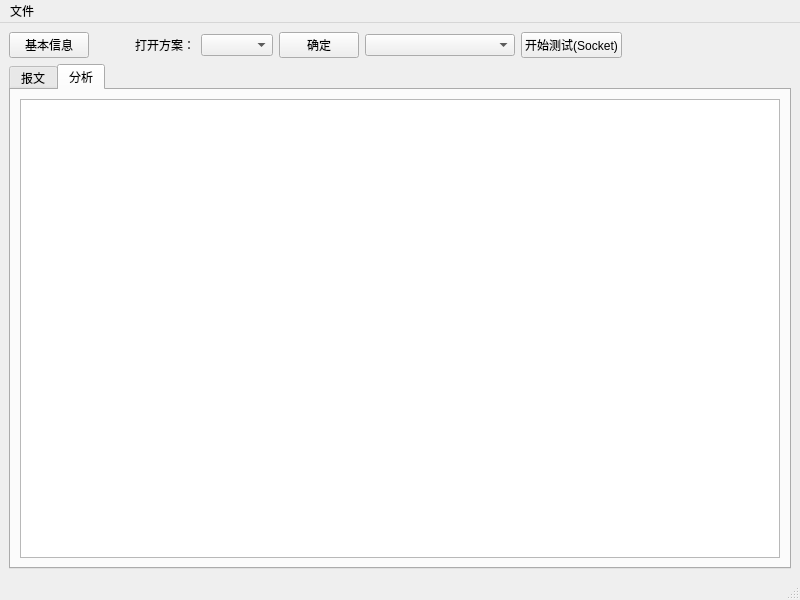
<?xml version="1.0" encoding="UTF-8"?>
<ui version="4.0">
 <class>MainWindow</class>
 <widget class="QMainWindow" name="MainWindow">
  <property name="geometry">
   <rect>
    <x>0</x>
    <y>0</y>
    <width>800</width>
    <height>600</height>
   </rect>
  </property>
  <property name="windowTitle">
   <string>MainWindow</string>
  </property>
  <widget class="QWidget" name="centralwidget">
   <layout class="QVBoxLayout" name="verticalLayout_2">
    <item>
     <layout class="QHBoxLayout" name="horizontalLayout">
      <item>
       <widget class="QPushButton" name="BaseInfoButton">
        <property name="text">
         <string>基本信息</string>
        </property>
       </widget>
      </item>
      <item>
       <spacer name="horizontalSpacer_2">
        <property name="orientation">
         <enum>Qt::Horizontal</enum>
        </property>
        <property name="sizeType">
         <enum>QSizePolicy::Fixed</enum>
        </property>
        <property name="sizeHint" stdset="0">
         <size>
          <width>40</width>
          <height>20</height>
         </size>
        </property>
       </spacer>
      </item>
      <item>
       <widget class="QLabel" name="label">
        <property name="sizePolicy">
         <sizepolicy hsizetype="Fixed" vsizetype="Fixed">
          <horstretch>0</horstretch>
          <verstretch>0</verstretch>
         </sizepolicy>
        </property>
        <property name="minimumSize">
         <size>
          <width>60</width>
          <height>10</height>
         </size>
        </property>
        <property name="text">
         <string>打开方案：</string>
        </property>
       </widget>
      </item>
      <item>
       <widget class="QComboBox" name="planComboBox">
        <property name="currentText" stdset="0">
         <string extracomment="NLY1501_LY_DL645，NLY1501_LY_MBUS"/>
        </property>
        <property name="currentIndex">
         <number>-1</number>
        </property>
       </widget>
      </item>
      <item>
       <widget class="QPushButton" name="planButton">
        <property name="text">
         <string>确定</string>
        </property>
       </widget>
      </item>
      <item>
       <widget class="QComboBox" name="socketComboBox">
        <property name="minimumSize">
         <size>
          <width>150</width>
          <height>0</height>
         </size>
        </property>
       </widget>
      </item>
      <item>
       <widget class="QPushButton" name="startTestButton">
        <property name="text">
         <string>开始测试(Socket)</string>
        </property>
       </widget>
      </item>
      <item>
       <spacer name="horizontalSpacer">
        <property name="orientation">
         <enum>Qt::Horizontal</enum>
        </property>
        <property name="sizeHint" stdset="0">
         <size>
          <width>118</width>
          <height>20</height>
         </size>
        </property>
       </spacer>
      </item>
     </layout>
    </item>
    <item>
     <widget class="QTabWidget" name="tabWidget">
      <property name="currentIndex">
       <number>1</number>
      </property>
      <widget class="QWidget" name="tab_log">
       <attribute name="title">
        <string>报文</string>
       </attribute>
       <layout class="QVBoxLayout" name="verticalLayout">
        <item>
         <layout class="QGridLayout" name="gridLayout" columnstretch="2,1">
          <item row="0" column="0">
           <widget class="QTextEdit" name="RxTextEdit"/>
          </item>
          <item row="0" column="1" rowspan="2">
           <widget class="QTextEdit" name="PlanTextEdit"/>
          </item>
          <item row="1" column="0">
           <widget class="QTextEdit" name="SendTextEdit"/>
          </item>
         </layout>
        </item>
       </layout>
      </widget>
      <widget class="QWidget" name="tab_ana">
       <property name="sizePolicy">
        <sizepolicy hsizetype="Expanding" vsizetype="Expanding">
         <horstretch>0</horstretch>
         <verstretch>0</verstretch>
        </sizepolicy>
       </property>
       <attribute name="title">
        <string>分析</string>
       </attribute>
       <layout class="QVBoxLayout" name="verticalLayout_4">
        <item>
         <layout class="QHBoxLayout" name="horizontalLayout_3" stretch="0">
          <property name="spacing">
           <number>6</number>
          </property>
          <property name="leftMargin">
           <number>0</number>
          </property>
          <item>
           <widget class="QTableWidget" name="AnaTableWidget"/>
          </item>
         </layout>
        </item>
       </layout>
      </widget>
     </widget>
    </item>
   </layout>
  </widget>
  <widget class="QMenuBar" name="menubar">
   <property name="geometry">
    <rect>
     <x>0</x>
     <y>0</y>
     <width>800</width>
     <height>23</height>
    </rect>
   </property>
   <widget class="QMenu" name="menu">
    <property name="title">
     <string>文件</string>
    </property>
    <addaction name="action_2"/>
    <addaction name="action"/>
   </widget>
   <addaction name="menu"/>
  </widget>
  <widget class="QStatusBar" name="statusbar"/>
  <action name="action">
   <property name="text">
    <string>打开方案</string>
   </property>
  </action>
  <action name="action_2">
   <property name="text">
    <string>基本信息</string>
   </property>
  </action>
 </widget>
 <resources/>
 <connections/>
</ui>
